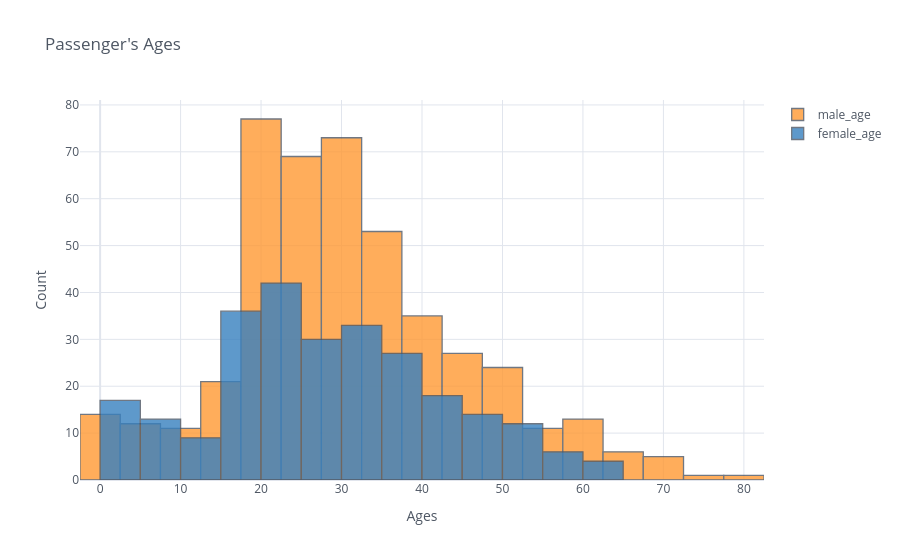

Source (notebook cell):
### Code cell
#@title **code**
#@markdown We can also compare 2 different distribution. For example we will show female and male passengers’ ages in the same plot.
configure_plotly_browser_state()

titanic_df["male_age"] = titanic_df[titanic_df["Sex"]=="male"]["Age"]
titanic_df["female_age"] = titanic_df[titanic_df["Sex"]=="female"]["Age"]

titanic_df[["male_age","female_age"]].iplot(
    kind="histogram",
    bins=20,
    theme="white",
    title="Passenger's Ages",
    xTitle='Ages',
    yTitle='Count'
)

### Figure 1 — Plotly figure (JSON) as saved in the notebook; plotly's stock layout.template omitted (floating-point values rounded to 4 significant figures; data arrays with more than 128 entries replaced by an {"elided": "..."} marker saying what was removed)
{"data": [{"histfunc": "count", "histnorm": "", "marker": {"color": "rgba(255, 153, 51, 1.0)", "line": {"color": "#4D5663", "width": 1.3}}, "name": "male_age", "nbinsx": 20, "opacity": 0.8, "orientation": "v", "x": {"elided": "891 float values"}, "type": "histogram"}, {"histfunc": "count", "histnorm": "", "marker": {"color": "rgba(55, 128, 191, 1.0)", "line": {"color": "#4D5663", "width": 1.3}}, "name": "female_age", "nbinsx": 20, "opacity": 0.8, "orientation": "v", "x": {"elided": "891 float values"}, "type": "histogram"}], "layout": {"barmode": "overlay", "legend": {"bgcolor": "#FFFFFF", "font": {"color": "#4D5663"}}, "paper_bgcolor": "#FFFFFF", "plot_bgcolor": "#FFFFFF", "title": {"font": {"color": "#4D5663"}, "text": "Passenger's Ages"}, "xaxis": {"gridcolor": "#E1E5ED", "showgrid": true, "tickfont": {"color": "#4D5663"}, "title": {"font": {"color": "#4D5663"}, "text": "Ages"}, "zerolinecolor": "#E1E5ED"}, "yaxis": {"gridcolor": "#E1E5ED", "showgrid": true, "tickfont": {"color": "#4D5663"}, "title": {"font": {"color": "#4D5663"}, "text": "Count"}, "zerolinecolor": "#E1E5ED"}}}
